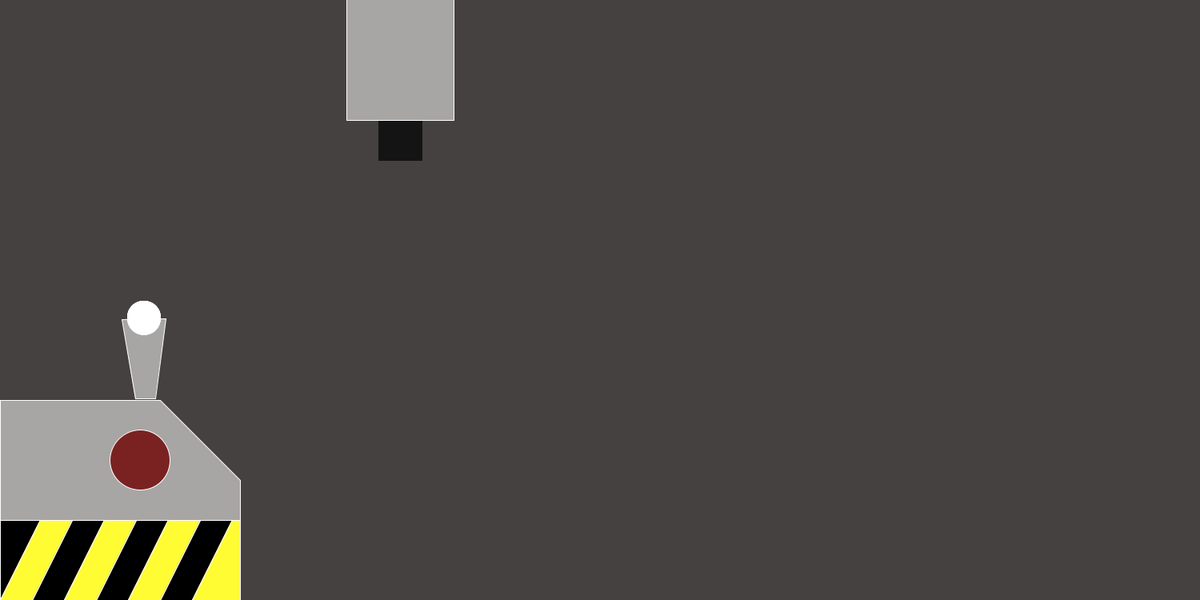
Frame 1 (no input)
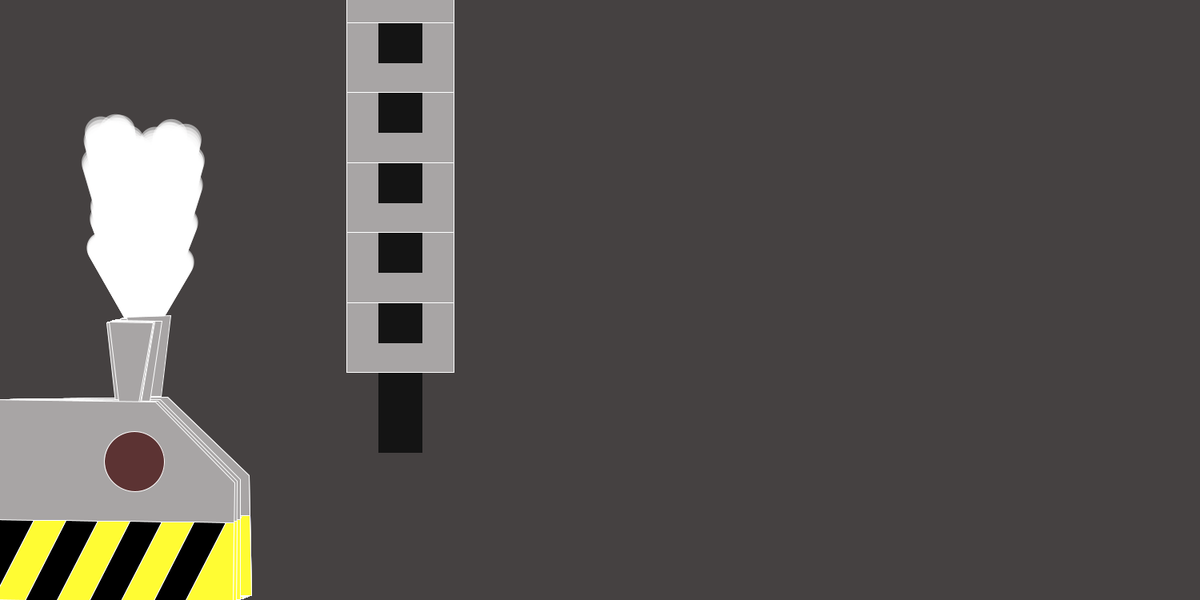
Frame 60 (the mouse pressed at the canvas centre just before this capture)
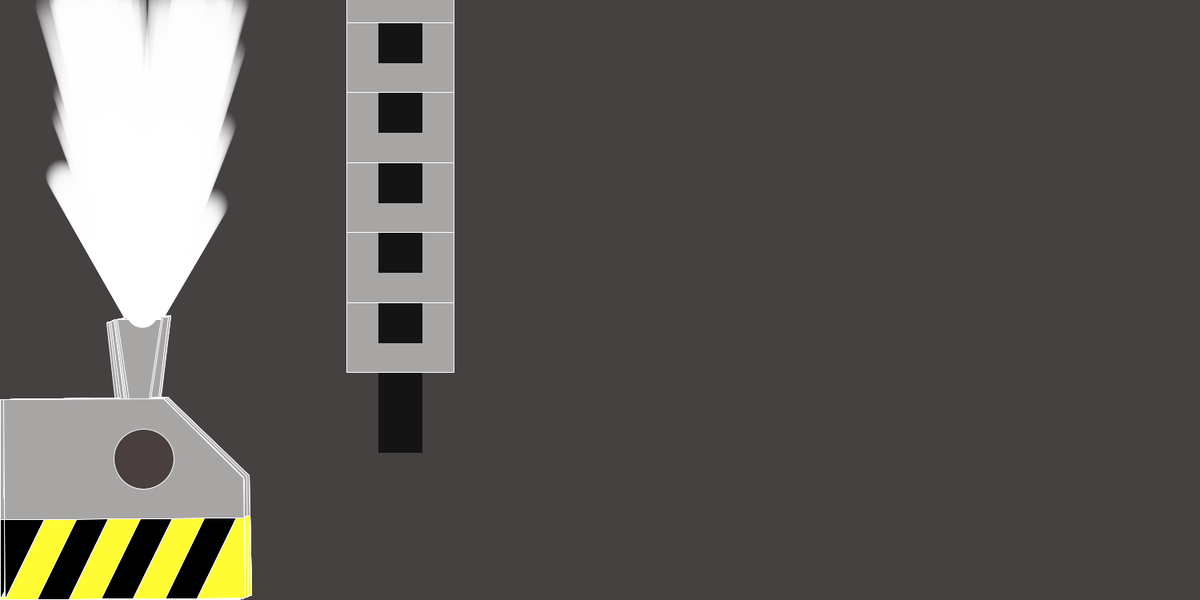
Frame 120 (the mouse held since frame 60 and released just before this capture)

The Processing sketch that drew these frames (run headless with seeded random() and noise(); from frame 60 on, the mouse is pressed at the canvas centre):

// Processing sketch: group_2_assignment4
// ── group_2_assignment4.pde
/*
We're required to use separate tabs for each class
*/

// initializing objects
Engine e1;
Steam[] particles = new Steam[50];
Hammer hammer1;

void setup() {
  size(1500,750);
  background(69, 65, 65);
  
  // create an engine instance and fill particles array with instances of Steam
  e1 = new Engine();
  for (int i=0; i < particles.length; i++) {
    particles[i] = new Steam(180,400);
  }
  noStroke();
  
  // Test hammer
  hammer1 = new Hammer(500, 500, 300);
  
  
}

  


void draw() {
  frameRate(60); 
  e1.start();
  for (int i=0; i < particles.length; i++) {
    particles[i].move();
    particles[i].display();
  }
  hammer1.strike(frameCount);
  shape(hammer1.head); shape(hammer1.shaft);
  
  
  
}

// ── Hammer.pde
class Hammer {
  // User input values
  float x, yMax, d;
  // Body parts
  PShape head, shaft;
  // Class constants
  int headHeight = 100, headWidth = 55, shaftWidth = 135;
  
  // Animation values
  boolean newCall;
  int t0;
  float alpha, m;
  
  
  // Construc  tor
  Hammer(float x, float yMax, float d) {
    // Store inputs
    this.x = x; this.yMax = yMax; this.d=d;
    
    // Draw the head
    this.head = createShape();
    this.head.beginShape(QUAD);
      this.head.fill(20);
      this.head.stroke(20);
      this.head.vertex(x-headWidth/2, yMax-d);
      this.head.vertex(x+headWidth/2, yMax-d);
      this.head.vertex(x+headWidth/2, yMax-d-headHeight);
      this.head.vertex(x-headWidth/2, yMax-d-headHeight);
    this.head.endShape(CLOSE);
    
    // Draw the shaft
    this.shaft = createShape();
    this.shaft.beginShape(QUAD);
      this.shaft.fill(168, 165, 165);
      this.shaft.stroke(255);
      this.shaft.vertex(x-shaftWidth/2, yMax-d-headHeight/2);
      this.shaft.vertex(x+shaftWidth/2, yMax-d-headHeight/2);
      this.shaft.vertex(x+shaftWidth/2, -d-headHeight/2);
      this.shaft.vertex(x-shaftWidth/2, -d-headHeight/2);
    this.shaft.endShape(CLOSE);  
    
    // Initialize animation values
    this.t0 = 0;
    this.newCall = true;
    this.alpha = (2*this.d-this.headHeight)/144;
    this.m = (72*this.headHeight-144*this.d)/411;
  }
  
  void strike(int t) {
    if(newCall) {
      this.t0 = t;
      this.newCall = false;
      return;
    }
    int u = t-t0;
    // Specify head and shaft velocity piecewise
    if(u<7) {
      this.shaft.translate(0, this.alpha*u*u);
      this.head.translate(0, this.alpha*u*u);
    }
    else if(u==7){ this.head.translate(0, this.headHeight/2); }
    else if(u==8){ this.head.translate(0, -this.headHeight/2); }
    else if(u<=420){
      this.shaft.translate(0, m); 
      this.head.translate(0, m);
    }
    else{ this.newCall = true; }
  } 


}

// ── conveyorBelt.pde
class conveyorBelt{
  color color1, color2, colorstroke1, colorstroke2;
  float r;
  color backgroundColor = color(69, 65, 65);
  float topY, bottomY, movement;

  
  conveyorBelt(){
    color1 = color(168, 165, 165);
    colorstroke1 = color(0, 0, 0);
    color2 = color(69, 65, 65);
    colorstroke2 = color(0,0,0);
    r = .25;
    topY = 650;
    bottomY = 700;
    movement = 0;
  }
  
  void start(){
    display();
  }
  
  void display(){
    
    //Draw the belt
    pushMatrix();
    strokeWeight(2);
    
    fill(color1);
    stroke(colorstroke1);
    beginShape();
    vertex(350, 650);
    vertex(1400, 650);
    //start of curve
    curveVertex(1400, 650);
    curveVertex(1400, 650);
    //the curve
    curveVertex(1415,660);
    curveVertex(1420, 675);
    curveVertex(1415, 690);
    //end of curve
    curveVertex(1400, 700);
    curveVertex(1400, 700);
    vertex(1400, 700);
    vertex(350, 700);
    //start of curve
    curveVertex(350, 700);
    curveVertex(350, 700);
    //the curve
    curveVertex(335, 690);
    curveVertex(330, 675);
    curveVertex(335, 660);
    //end of curve
    curveVertex(350, 650);
    curveVertex(350, 650); 
    endShape(CLOSE);
    strokeWeight(1);
    popMatrix();
    
    pushMatrix();
    stroke(colorstroke1);
    strokeWeight(2);
    for(int i = 375; i < 1400; i+= 25){
      line(i - 25 + movement, topY, i + movement, bottomY);
    }
    movement += 6;
    if (movement == 30){
      movement =0;
    }
    popMatrix();
    strokeWeight(1);
    
    r+= .25;
    r %= TWO_PI;
    pushMatrix();
    strokeWeight(2);
    fill(color2);
    stroke(colorstroke2);
    pushMatrix();
    translate(360, 675);
    rotate(r);
    circle(0, 0, 30);
    popMatrix();
    
    pushMatrix();
    translate(875, 675);
    rotate(r);
    circle(0, 0, 30);
    popMatrix();
    
    pushMatrix();
    translate(1390, 675);
    rotate(r);
    circle(0, 0, 30);
    popMatrix();
    
    strokeWeight(1);
    popMatrix();
  
  }
  
  
  void stop(){
        
    //Draw the belt
    pushMatrix();
    strokeWeight(2);
    
    fill(color1);
    stroke(colorstroke1);
    beginShape();
    vertex(350, 650);
    vertex(1400, 650);
    //start of curve
    curveVertex(1400, 650);
    curveVertex(1400, 650);
    //the curve
    curveVertex(1415,660);
    curveVertex(1420, 675);
    curveVertex(1415, 690);
    //end of curve
    curveVertex(1400, 700);
    curveVertex(1400, 700);
    vertex(1400, 700);
    vertex(350, 700);
    //start of curve
    curveVertex(350, 700);
    curveVertex(350, 700);
    //the curve
    curveVertex(335, 690);
    curveVertex(330, 675);
    curveVertex(335, 660);
    //end of curve
    curveVertex(350, 650);
    curveVertex(350, 650); 
    endShape(CLOSE);
    strokeWeight(1);
    popMatrix();
    
    pushMatrix();
    stroke(colorstroke1);
    strokeWeight(2);
    for(int i = 375; i < 1400; i+= 25){
      line(i - 25 + movement, topY, i + movement, bottomY);
    }
    movement += 0;
    if (movement == 26){
      movement =0;
    }
    popMatrix();
    strokeWeight(1);
    
    pushMatrix();
    strokeWeight(2);
    fill(color2);
    stroke(colorstroke2);
    pushMatrix();
    translate(360, 675);
    circle(0, 0, 30);
    popMatrix();
    
    pushMatrix();
    translate(875, 675);
    circle(0, 0, 30);
    popMatrix();
    
    pushMatrix();
    translate(1390, 675);
    circle(0, 0, 30);
    popMatrix();
    
    strokeWeight(1);
    popMatrix();
  
  }
}

// ── engine.pde
class Engine {
  float a, theta, transitionRate;
  color color1,color2;
  
  Engine() {
    color1 = color(176, 2, 2);
    color2 = color(69,65,65);
    theta = 0.0;
    transitionRate = .01;
  }
  
  // starts the animation
  void start() {
    display();
  }
  
  // displays engine and animates vibrations using small rotations
  void display() {

    
    // finds time and only vibrates whole engine on even seconds
    if (second() % 2 == 0) {  
    a = random(-0.02, 0.02);
  }
    // vibrates entire engine
    pushMatrix();
    translate(0, 0);
    rotate(a);
    stroke(255);
    fill(168, 165, 165);
    
    // vibrates exhaust pipe in addition to engine vibrations
    // uses nested push and pop matrix functions
    pushMatrix();
    translate(87,0);
    rotate(random(-.02,.02));
    beginShape();
    vertex(75,500);
    vertex(100,500);
    vertex(115,400);
    vertex(60,400);
    endShape(CLOSE);
    popMatrix();
    
    // draws entire engine
    beginShape();
    vertex(0,750);
    vertex(300,750);
    vertex(300,600);
    vertex(200,500);
    vertex(0,500);
    endShape(CLOSE);
    fill(0);
    beginShape();
    vertex(0,750);
    vertex(0,650);
    vertex(50,650);
    endShape(CLOSE);
    beginShape();
    vertex(40,750);
    vertex(90,650);
    vertex(130,650);
    vertex(80,750);
    endShape(CLOSE);
    beginShape();
    vertex(120,750);
    vertex(170,650);
    vertex(210,650);
    vertex(160,750);
    endShape(CLOSE);
    beginShape();
    vertex(200,750);
    vertex(250,650);
    vertex(290,650);
    vertex(240,750);
    endShape(CLOSE);
    //fill(255, 252, 51);
    fill(255, 252, 51);
    beginShape();
    vertex(0,750);
    vertex(50,650);
    vertex(90,650);
    vertex(40,750);
    endShape(CLOSE);
    beginShape();
    vertex(80,750);
    vertex(130,650);
    vertex(170,650);
    vertex(120,750);
    endShape(CLOSE);
    beginShape();
    vertex(160,750);
    vertex(210,650);
    vertex(250,650);
    vertex(200,750);
    endShape(CLOSE);
    beginShape();
    vertex(240,750);
    vertex(300,750);
    vertex(300,650);
    vertex(290,650);
    endShape(CLOSE);
    
    // heats furnace periodically by transitioning between two colors
    this.heat();
    ellipse(175, 575, 75, 75);
    popMatrix();
  }
  
  // uses sine curve and linear interpolation function to transition
  void heat() {
    fill(lerpColor(color1, color2, (sin(theta += transitionRate) + 1.0) / 2.0));
  }
}

// ── plate.pde
class plate{
  color color1, colorStroke;
  float xPoint, yPoint;

   plate(){
     color1 = color(218, 165, 32);
     colorStroke = color(139, 69, 19);
     xPoint = -600;
     yPoint = 599;
   }
   
   void start(){
     display();
   }
   
   void display(){
     fill(color1);
     stroke(colorStroke);
     rect(xPoint, yPoint, 850, 50, 5, 5, 5, 5);
     
     if (second() >=3){
       if(xPoint < 450){
         xPoint += 10;
       }
     }
   
   }
}

// ── steam.pde
class Steam {
  float x, y, sx, sy, opacity;
  
  Steam(float x, float y) {
    this.x = x;
    this.y = y;
    this.sx = random(-1,1);
    this.sy = random(-4,-1);
    this.opacity = 255;
  }
  void display() {
    noStroke();
    fill(255,this.opacity);
    ellipse(this.x, this.y, 40,40);
  }
  
  void move() {
    if (this.y < 0) {
      this.x = 180;
      this.y = 400;
      this.opacity = 255;
    }
    this.x += this.sx;
    this.y += this.sy;
    this.opacity -= 2;
  }
}
